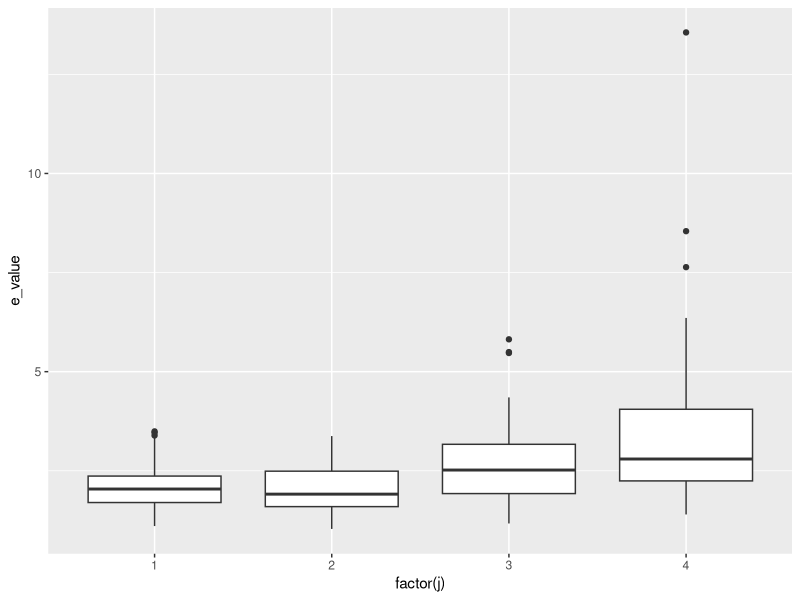
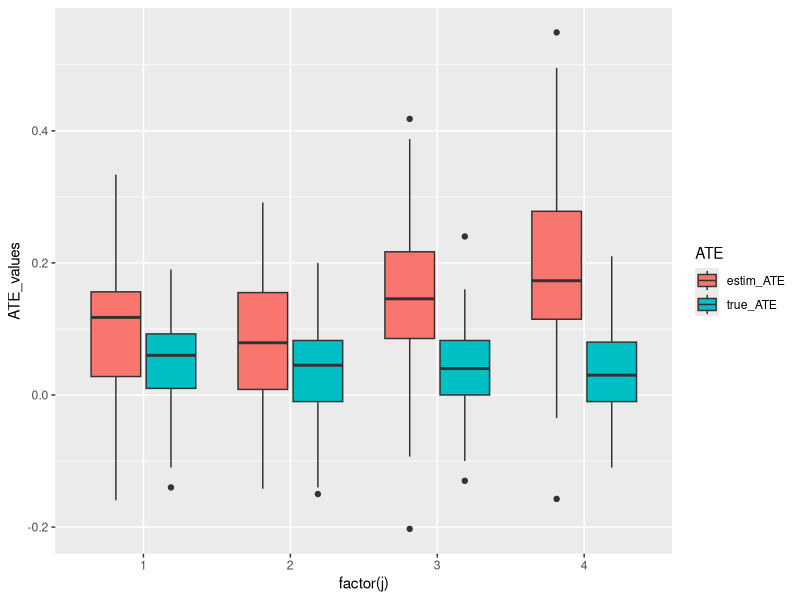
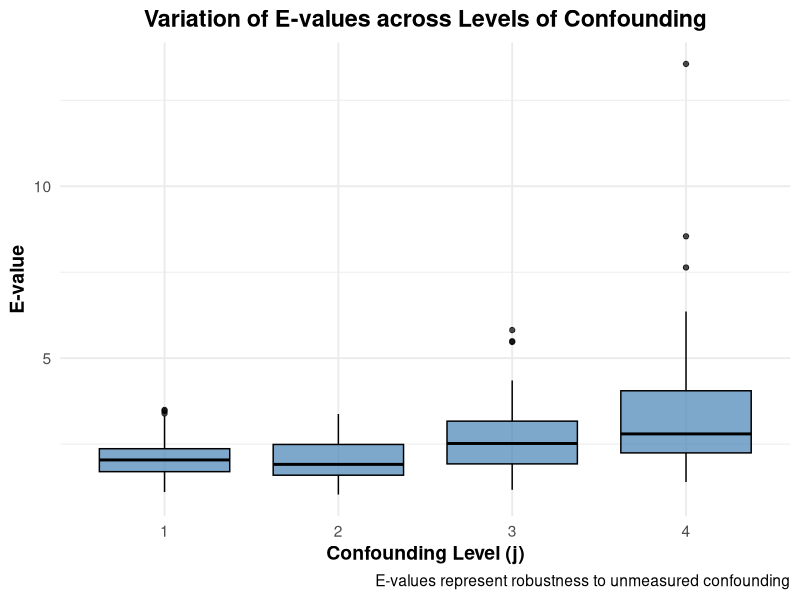
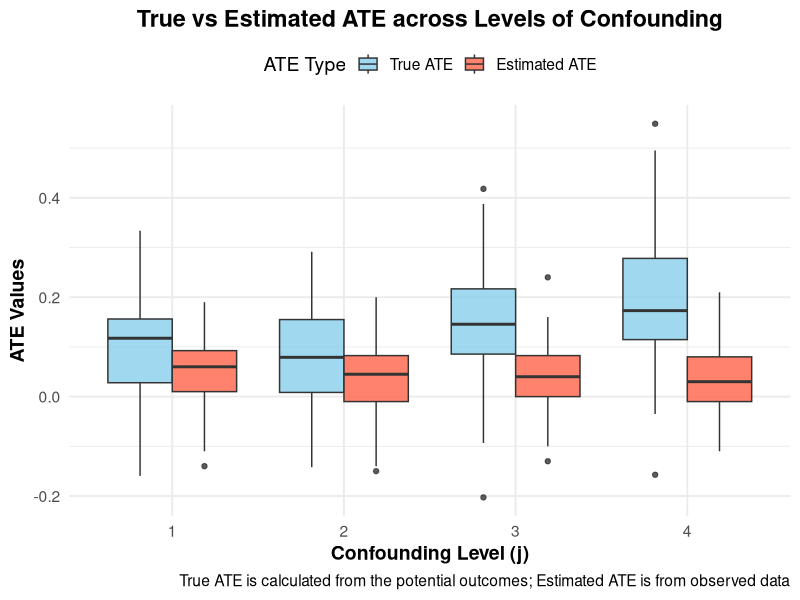
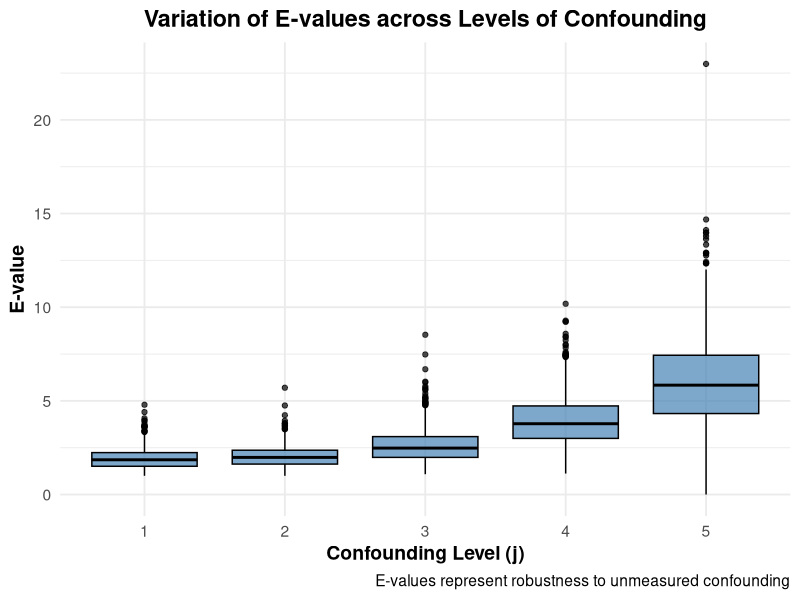
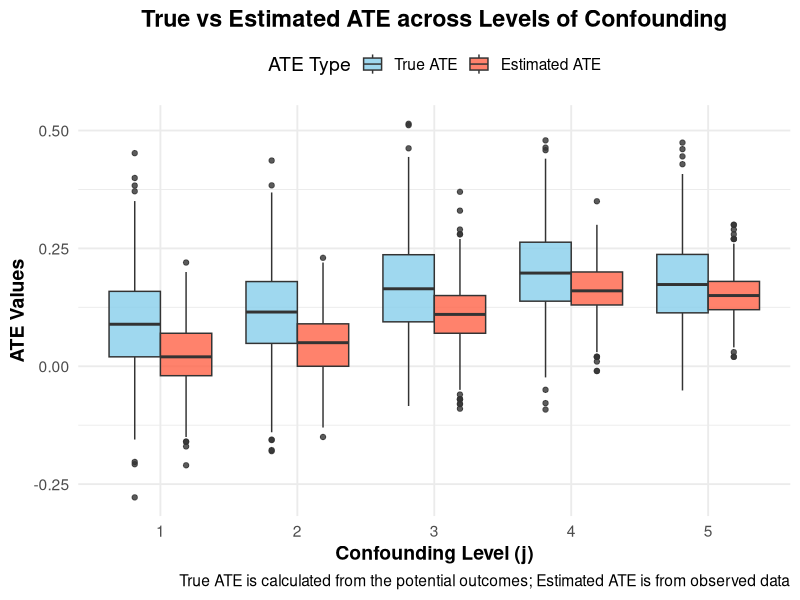
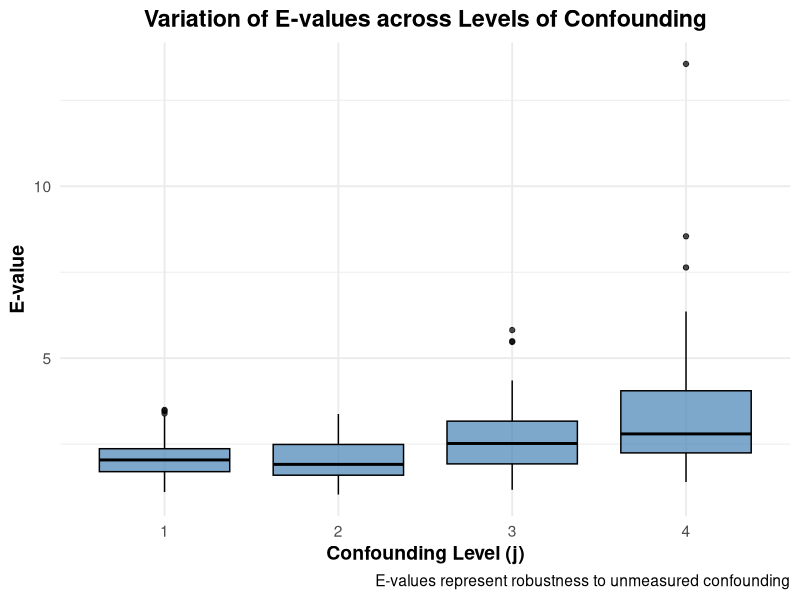
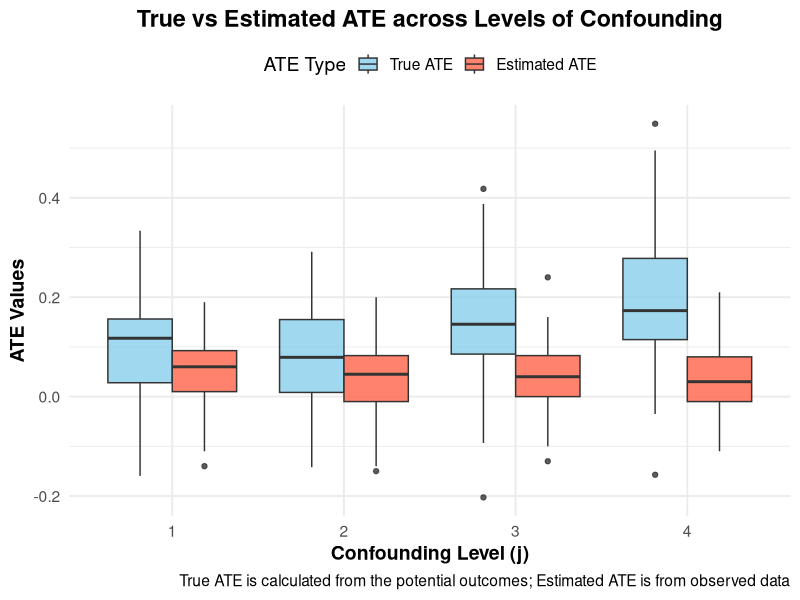

R code for these plots, in order:
# Simulation Study
# 15.12.2024
# Ermioni Athanasiadi
# Generate Data for sensitivity analysis with e-value

library(tidyverse)
library(ggplot2)


# Variant 1: with binary confounder #####
set.seed(456)

sim <- 100  # number of simulations
N <- 100  # sample size per simulation

# Coefficients
beta_ux <- c(0.5, 0.8, 1.8, 3.5)  # Coefficient for binary confounder (U) on X
#beta_ux <- 0.8
beta_y0 <- 1
beta_y1 <- 1.5

# prob_u <- c(0.5, 0.6, 0.75, 0.9)
prob_u <- 0.5

m <- length(beta_ux)

# create a list to store all dataframes of varying m
results_list <- vector("list", m)

results <- data.frame(
  sim = integer(sim),
  j = integer(sim),
  beta_ux = integer(sim),
  coef_x = numeric(sim),
  coef_x_u = numeric(sim),
  true_ATE = numeric(sim),
  estim_ATE = numeric(sim),
  rr = numeric(sim),
  e_value = numeric(sim)
)


results_by_u <- data.frame(
  u_variant = integer(m),
  mean_evalue = numeric(m),
  true_ATE = numeric(m),
  estim_ATE = numeric(m),
  bias = numeric(m)
                            )

for (j in 1:m) {
  for (i in 1:sim) {
    # Unmeasured confounder U
    u <- rbinom(N, 1, prob_u)
    
    # treatment X based on U
    prob_x <- plogis(beta_ux[j] * u)
    x <- rbinom(N, 1, prob_x)
    
    error <- rnorm(N)
    
    # potential outcomes
    y0 <- rbinom(N, 1, prob = plogis(beta_y0 * u))
    y1 <- rbinom(N, 1, prob = plogis(beta_y1 * u))
    
    # Binary outcome Y based on X, U
    #  y_prob <- plogis(beta0 + beta1 * x + beta2 * u + error)
    y <- x * y1 + (1-x) * y0
    
    df <- data.frame(id = 1:N, x, y, y1, y0, u)
    
    
    m1 <- glm(y ~ x, data = df, family = "binomial")  # Without U
    m2 <- glm(y ~ x + u, data = df, family = "binomial")  # With U
    
    cont_tab <- table(df$y, df$x)
    A <- cont_tab[1]
    B <- cont_tab[3]
    C <- cont_tab[2]
    D <- cont_tab[4]
    
    # Compute relative risk (RR)
    RR <- (A / (A + B)) / (C / (C + D))
    # RR for E-value: assumed to be equivalent between U = 0 and U = 1
    
    # results
    
    results[i, ] <- c(
    #assign(paste0("results", j), data.frame(
      sim = i,
      j = j,
      beta_ux = beta_ux[j],
      coef_x = coef(m1)["x"],  # Coefficient for X without U
      coef_x_u = coef(m2)["x"],  # Coefficient for X with U
      true_ATE =  mean(df$y1) - mean(df$y0),
      estim_ATE = mean(df$y[df$x == 1]) - mean(df$y[df$x == 0]),
      rr = RR,  # Relative risk
      e_value = RR + sqrt(RR * (RR-1))

      )
  
  }
  results_list[[j]] <- results
  
  results_by_u[j, ] <- c(
    u_variant = j,
    mean_evalue = mean(results$e_value, na.rm = T),
    true_ATE = mean(results$true_ATE),
    estim_ATE = mean(results$estim_ATE),
    bias = 0
                        )
}

tot_results <- do.call(rbind, results_list)

# calculate bias as difference between real and estimated ATE
results_by_u$bias = results_by_u$estim_ATE - results_by_u$true_ATE
# add also diff between RR's ?

# look at results
results_by_u
summary(results_by_u)


results_by_u$u_variant <- as.factor(results_by_u$u_variant)


long_totres <- tot_results %>%
  pivot_longer(
    names_to = "ATE",
    values_to = "ATE_values",
    cols = c("true_ATE",  "estim_ATE")
    
  )

str(long_totres)
long_totres$sim <-  as.factor(long_totres$sim)
long_totres$j <-    as.factor(long_totres$j)

# Visualize results

ggplot(tot_results, aes(x = factor(j), y = e_value)) +
  geom_boxplot()


ggplot(long_totres, aes(x = factor(j), y = ATE_values, fill = ATE)) +
  geom_boxplot()

# Boxplot of E-values by levels of confounding (j)
ggplot(tot_results, aes(x = factor(j), y = e_value)) +
  geom_boxplot(fill = "steelblue", color = "black", alpha = 0.7) +
  labs(
    title = "Variation of E-values across Levels of Confounding",
    x = "Confounding Level (j)",
    y = "E-value",
    caption = "E-values represent robustness to unmeasured confounding"
  ) +
  theme_minimal(base_size = 14) +
  theme(
    plot.title = element_text(hjust = 0.5, face = "bold"),
    axis.title = element_text(face = "bold")
  )
ggsave("e_values_boxplot.png", width = 8, height = 6)

# Boxplot comparing true and estimated ATE across levels of confounding (j)
ggplot(long_totres, aes(x = factor(j), y = ATE_values, fill = ATE)) +
  geom_boxplot(alpha = 0.8, position = position_dodge(width = 0.75)) +
  scale_fill_manual(values = c("true_ATE" = "tomato", "estim_ATE" = "skyblue"),
                    labels = c("True ATE", "Estimated ATE")) +
  labs(
    title = "True vs Estimated ATE across Levels of Confounding",
    x = "Confounding Level (j)",
    y = "ATE Values",
    fill = "ATE Type",
    caption = "True ATE is calculated from the potential outcomes; Estimated ATE is from observed data"
  ) +
  theme_minimal(base_size = 14) +
  theme(
    plot.title = element_text(hjust = 0.5, face = "bold"),
    axis.title = element_text(face = "bold"),
    legend.position = "top"
  )
ggsave("ate_comparison_boxplot.png", width = 8, height = 6)

## Variant 2: with continuous confounder ######################################

#------------------------------------------------------------------------------
# 2 E-Value Simulation
set.seed(456)

sim <- 1000 # number of simulations
N <- 100  # sample size per simulation

# Coefficients
beta_ux <- 0.8
beta_y0 <- 1
beta_y1 <- 2.5


# mu <- c(-1, -0.5, -0.2, -0.1, 0, 0.1, 0.2, 0.5, 1)
mu <- c(0.1, 0.2, 0.5, 1, 1.5)
m <- length(mu)


# create a list to store all dataframes of varying m
results_list <- vector("list", m)

results <- data.frame(
  sim = integer(sim),
  j = integer(sim),
  beta_ux = integer(sim),
  coef_x = numeric(sim),
  coef_x_u = numeric(sim),
  true_ATE = numeric(sim),
  estim_ATE = numeric(sim),
  rr = numeric(sim),
  e_value = numeric(sim)
)


results_by_u <- data.frame(
  u_variant = integer(m),
  mean_evalue = numeric(m),
  true_ATE = numeric(m),
  estim_ATE = numeric(m),
  bias = numeric(m),
  RR = numeric(m)
)

for (j in 1:m) {
  for (i in 1:sim) {
    # unmeasured confounder U
    u <- rnorm(N, mean = mu[j], sd = 0.5)
    
    # treatment X based on U
    prob_x <- plogis(beta_ux * u)  # p = 1/(1+exp(-x))
    x <- rbinom(N, 1, prob_x)
    
    error <- rnorm(N)
    
    # potential outcomes
    y0 <- rbinom(N, 1, prob = plogis(beta_y0 * u))
    y1 <- rbinom(N, 1, prob = plogis(beta_y1 * u))
    
    # Binary outcome Y based on X, confounded with U
    y <- x * y1 + (1-x) * y0
    
    df <- data.frame(id = 1:N, x, y, y1, y0, u)
    
    m1 <- glm(y ~ x, data = df, family = "binomial")  # Without U
    m2 <- glm(y ~ x + u, data = df, family = "binomial")  # With U
    
    cont_tab <- table(df$y, df$x)
    A <- cont_tab[1]
    B <- cont_tab[3]
    C <- cont_tab[2]
    D <- cont_tab[4]
    
    # Compute relative risk (RR)
    RR <- (A / (A + B)) / (C / (C + D))
    # RR for E-value: assumed to be equivalent between U = 0 and U = 1
    
    # results
    results[i, ] <- c(
      sim = i,
      j = j,
      beta_ux = beta_ux[j],
      coef_x = coef(m1)["x"],  # Coefficient for X without U
      coef_x_u = coef(m2)["x"],  # Coefficient for X with U
      true_ATE =  mean(df$y1) - mean(df$y0),
      estim_ATE = mean(df$y[df$x == 1]) - mean(df$y[df$x == 0]),
      rr = RR,  # Relative risk
      e_value = RR + sqrt(RR * (RR-1)))
  }
  results_list[[j]] <- results
  
  results_by_u[j, ] <- c(
    u_variant = j,
    mean_evalue = mean(results$e_value, na.rm = T),
    true_ATE = mean(results$true_ATE),
    estim_ATE = mean(results$estim_ATE),
    bias = 0,
    RR = mean(results$rr)
  )
}

tot_results <- do.call(rbind, results_list)

# calculate bias as difference between real and estimated ATE
results_by_u$bias = results_by_u$estim_ATE - results_by_u$true_ATE

# look at results
results_by_u
summary(results_by_u)

results_by_u$u_variant <- as.factor(results_by_u$u_variant)

long_totres <- tot_results %>%
  pivot_longer(
    names_to = "ATE",
    values_to = "ATE_values",
    cols = c("true_ATE",  "estim_ATE")
    
  )

str(long_totres)
long_totres$sim <-  as.factor(long_totres$sim)
long_totres$j <-    as.factor(long_totres$j)


# Visualize results
# Boxplot of E-values by levels of confounding (j)
ggplot(tot_results, aes(x = factor(j), y = e_value)) +
  geom_boxplot(fill = "steelblue", color = "black", alpha = 0.7) +
  labs(
    title = "Variation of E-values across Levels of Confounding",
    x = "Confounding Level (j)",
    y = "E-value",
    caption = "E-values represent robustness to unmeasured confounding"
  ) +
  theme_minimal(base_size = 14) +
  theme(
    plot.title = element_text(hjust = 0.5, face = "bold"),
    axis.title = element_text(face = "bold")
  )
ggsave("e_values_boxplot.png", width = 8, height = 6)

# Boxplot comparing true and estimated ATE across levels of confounding (j)
ggplot(long_totres, aes(x = factor(j), y = ATE_values, fill = ATE)) +
  geom_boxplot(alpha = 0.8, position = position_dodge(width = 0.75)) +
  scale_fill_manual(values = c("true_ATE" = "tomato", "estim_ATE" = "skyblue"),
                    labels = c("True ATE", "Estimated ATE")) +
  labs(
    title = "True vs Estimated ATE across Levels of Confounding",
    x = "Confounding Level (j)",
    y = "ATE Values",
    fill = "ATE Type",
    caption = "True ATE is calculated from the potential outcomes; Estimated ATE is from observed data"
  ) +
  theme_minimal(base_size = 14) +
  theme(
    plot.title = element_text(hjust = 0.5, face = "bold"),
    axis.title = element_text(face = "bold"),
    legend.position = "top"
  )
ggsave("ate_comparison_boxplot.png", width = 8, height = 6)